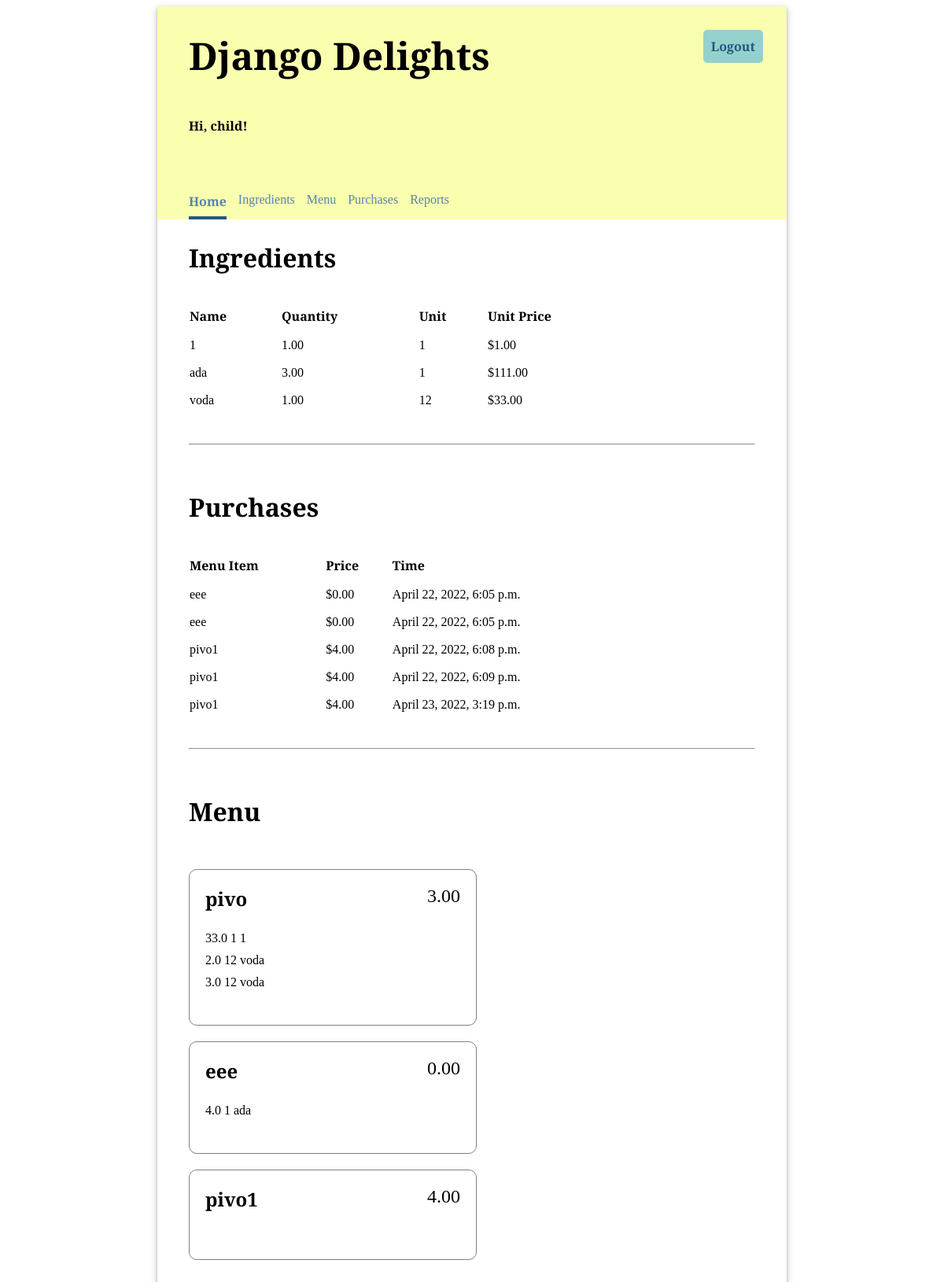
The app's page / (signed in) with its own data.
### inventory/models.py (models this page shows, shortened)
class Ingredient(models.Model):
    name = models.CharField(max_length=200, unique=True)
    quantity = models.FloatField(default=0)
    unit = models.CharField(max_length=200)
    unit_price = models.FloatField(default=0)

class Purchase(models.Model):
    menu_item = models.ForeignKey(MenuItem, on_delete=models.CASCADE)
    timestamp = models.DateTimeField(auto_now_add=True)

class MenuItem(models.Model):
    title = models.CharField(max_length=200, unique=True)
    price = models.FloatField(default=0.00)

class RecipeRequirement(models.Model):
    menu_item = models.ForeignKey(MenuItem, on_delete=models.CASCADE)
    ingredient: Ingredient = models.ForeignKey(Ingredient, on_delete=models.CASCADE)
    quantity = models.FloatField(default=0)

### inventory/views.py (the view)
# urls.py: path('', views.HomeView.as_view(), name='home'),
class HomeView(LoginRequiredMixin, TemplateView):
    template_name = "inventory/home.html"
    def get_context_data(self, **kwargs):
        context = super().get_context_data(**kwargs)
        context["ingredients"] = Ingredient.objects.all()
        context["menu_items"] = MenuItem.objects.all()
        context["purchases"] = Purchase.objects.all()
        return context

### inventory/templates/inventory/home.html (shortened to what this page needs)
{% extends "base.html" %}
{% load static %}
{% block content %}
<div class="home">
        <div>
            <h2>Ingredients</h2>
            <table class="inventory-table">
                <thead>
                    <tr>
                        <th>Name</th>
                        <th>Quantity</th>
                        <th>Unit</th>
                        <th>Unit Price</th>
                    </tr>
                </thead>
                <tbody>
                {% for ingredient in ingredients %}
                    <tr>
                        <td>{{ ingredient.name }}</td>
                        <td>{{ ingredient.quantity|stringformat:".2f" }}</td>
                        <td>{{ ingredient.unit }}</td>
                        <td class="price">${{ ingredient.unit_price|stringformat:".2f" }}</td>
                    </tr>
                {% endfor %}
                </tbody>
            </table>
        </div>
</div>
<hr/>
<h2>Purchases</h2>
<table class="inventory-table">
   <thead>
       <tr>
           <th>Menu Item</th>
           <th>Price</th>
           <th>Time</th>
       </tr>
   </thead>
    <tbody>
    {% for purchase in purchases %}
         <tr>
             <td>{{ purchase.menu_item.title }}</td>
             <td class="price">${{ purchase.menu_item.price|stringformat:".2f" }}</td>
             <td>{{ purchase.timestamp }}</td>
         </tr>
    {% endfor %}
    </tbody>
</table>
<hr/>
<h2>Menu</h2>
<ul class="menu-items">
    {% for menu_item in menu_items %}
        <li>
            <div class="menu-item-header">
                <div class="menu-item-title">{{ menu_item.title }}</div>
                <div class="menu-item-price">{{ menu_item.price|stringformat:".2f" }}</div>
            </div>
            <ul class="menu-item-ingredients">
                {% for recipe_requirement in menu_item.reciperequirement_set.all %}
                <li>{{ recipe_requirement.quantity }} {{ recipe_requirement.ingredient.unit }} {{ recipe_requirement.ingredient.name }} </li>
                {% endfor %}
            </ul>
        </li>
    {% endfor %}
</ul>
{% endblock %}

### inventory/templates/base.html (shortened to what this page needs)
{% load static %}
<!DOCTYPE html>
<html>
<head>
  <link rel="stylesheet" type="text/css" href="{% static 'inventory/style.css' %}" />
</head>
<body>
  <div class="app">
  <header>
    <div class="header-first-row">
      <h1 class="title">Django Delights</h1>
      {% if user.is_authenticated %}
      <a class="logout" href="/logout">Logout</a>
      {% endif %}
    </div>
      {% if user.is_authenticated %}
    <p>Hi, {{ user.username }}!</p>
      <nav class="navbar">
        {% url 'home' as home_url %}
        {% url 'ingredients' as ingredients_url %}
        {% url 'menu' as menu_url %}
        {% url 'purchase' as purchases_url %}
        {% url 'reports' as reports_url %}
        <a class="nav-item{% if request.path == home_url %} current-page{% endif %}" href="{% url 'home' %}">Home</a>
        <a class="nav-item{% if request.path == ingredients_url %} current-page{% endif %}" href="{% url 'ingredients' %}">Ingredients</a>
        <a class="nav-item{% if request.path == menu_url %} current-page{% endif %}" href="{% url 'menu' %}">Menu</a>
        <a class ="nav-item{% if request.path == purchases_url %} current-page{% endif %}" href="{% url 'purchase' %}">Purchases</a>
        <a class="nav-item{% if request.path == reports_url %} current-page{% endif %}" href="{% url 'reports' %}">Reports</a>
      </nav>
    {% endif %}
  </header>
  <main>
    {% block content %}{% endblock %}
  </main>
  </div>
</body>
</html>

### inventory/static/inventory/style.css (style rules this page uses)
body { font-family: 'Libre Baskerville', serif; }
hr { margin: 30px 0; }
header { background-color: #FAFFAF; min-height: 200px; display: flex; align-items: center; flex-direction: column; align-items: flex-start; padding-left: 40px; }
main { display: flex; flex-direction: column; padding: 0 40px 20px 40px; justify-content: center; }
main h2 { font-size: 2em; }
.app { min-width: 800px; max-width: 60%; margin: 0 auto; box-shadow: 0 2px 4px 0 rgba(0, 0, 0, 0.2), 0 3px 10px 0 rgba(0, 0, 0, 0.19); }
.title { font-size: 3em; padding: 30px 0; margin: auto 0; }
header p { font-weight: bold; }
.navbar { margin-top: 50px; display: flex; width: 100%; }
.navbar a { text-decoration: none; padding: 8px 0; color: #5584AC; margin-right: 15px; }
.navbar a:hover, .navbar .current-page { border-bottom: solid 4px #22577E; border-spacing: 0 15px; font-weight: bold; }
main table { text-align: left; border-collapse: separate; border-spacing: 0 15px; width: 80%; }
.header-first-row { width: 100%; display: flex; justify-content: space-between; }
.logout { height: max-content; text-align: center; text-decoration: none; border: 0px; background-color: #95D1CC; border-radius: 5px; color: #22577E; padding: 10px; font-weight: bold; margin: 30px; font-size: 1em; }
.menu-items { display: flex; flex-wrap: wrap; padding: 0; justify-content: space-between; }
.menu-items * { padding: 0; }
.menu-items > li { display: flex; flex-direction: column; padding: 20px; border: 1px solid grey; margin: 10px 0; border-radius: 10px; justify-content: left; flex-basis: 45%; }
.menu-items, .menu-items ul { list-style-type: none; }
.menu-item-header { display: flex; flex-direction: row; justify-content: space-between; font-size: 1.5em; }
.menu-item-title { font-weight: bold; }
.menu-item-ingredients { padding: 20px 0; }
.menu-item-ingredients * { padding: 5px 0; }
a { text-decoration: none; color: #22577E; }

### records on screen
Ingredient: name "1", quantity "1.00", unit "1", unit_price "1.00"
Ingredient: name "ada", quantity "3.00", unit "1", unit_price "111.00"
Ingredient: name "voda", quantity "1.00", unit "12", unit_price "33.00"
Purchase: menu_item "eee", menu_item.price "0.00", timestamp "April 22, 2022, 6:05 p.m."
Purchase: menu_item "eee", menu_item.price "0.00", timestamp "April 22, 2022, 6:05 p.m."
Purchase: menu_item "pivo1", menu_item.price "4.00", timestamp "April 22, 2022, 6:08 p.m."
Purchase: menu_item "pivo1", menu_item.price "4.00", timestamp "April 22, 2022, 6:09 p.m."
Purchase: menu_item "pivo1", menu_item.price "4.00", timestamp "April 23, 2022, 3:19 p.m."
MenuItem: title "pivo", price "3.00"
RecipeRequirement: quantity "33.0", ingredient.unit "1", ingredient.name "1"
RecipeRequirement: quantity "2.0", ingredient.unit "12", ingredient.name "voda"
RecipeRequirement: quantity "3.0", ingredient.unit "12", ingredient.name "voda"
MenuItem: title "eee", price "0.00"
RecipeRequirement: quantity "4.0", ingredient.unit "1", ingredient.name "ada"
MenuItem: title "pivo1", price "4.00"

### other values on screen
{{ user.username }} "child"
